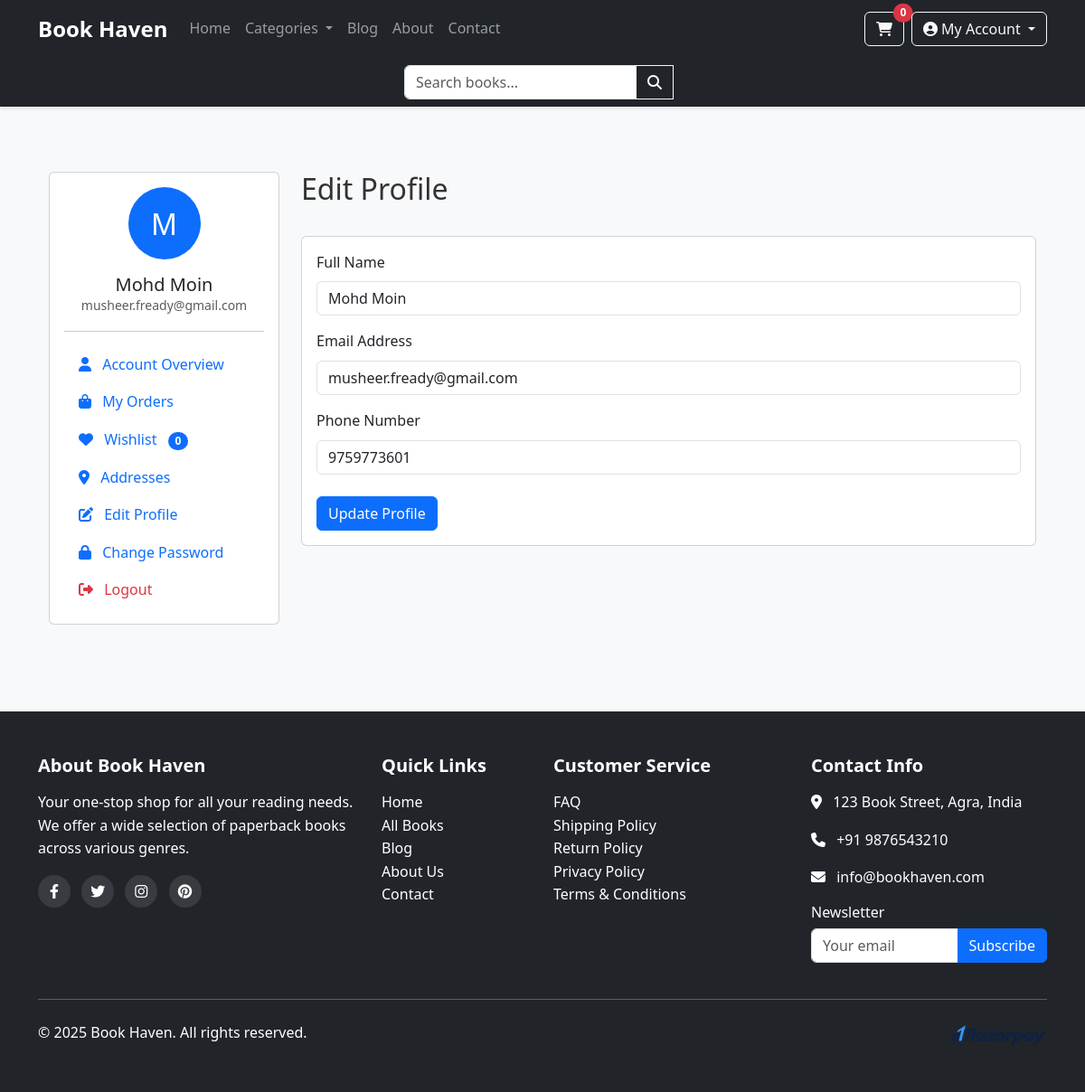
The page /user/edit_profile.php (signed in) on the database its author committed.
### tables this page shows
CREATE TABLE `users` (
  `user_id` int(11) NOT NULL,
  `name` varchar(100) NOT NULL,
  `email` varchar(100) NOT NULL,
  `password` varchar(255) NOT NULL,
  `phone` varchar(20) DEFAULT NULL,
  `is_admin` tinyint(4) NOT NULL DEFAULT 0,
  `created_at` timestamp NOT NULL DEFAULT current_timestamp(),
  `updated_at` timestamp NOT NULL DEFAULT current_timestamp() ON UPDATE current_timestamp()
);

### user/edit_profile.php (the view, shortened to what this page needs)
<?php
require_once '../includes/config.php';
$stmt = $pdo->prepare("SELECT * FROM users WHERE user_id = ?");
$stmt->execute([$_SESSION['user_id']]);
$user = $stmt->fetch();
$errors = [];
require_once '../includes/header.php';
?>
<div class="container py-5">
    <div class="row">
        <div class="col-lg-3 mb-4">
            <?php include 'account_nav.php'; ?>
        </div>
        <div class="col-lg-9">
            <div class="d-flex justify-content-between align-items-center mb-4">
                <h2>Edit Profile</h2>
            </div>
            <div class="card">
                <div class="card-body">
                    <form method="post">
                        <div class="mb-3">
                            <label for="name" class="form-label">Full Name</label>
                            <input type="text" class="form-control <?php echo isset($errors['name']) ? 'is-invalid' : ''; ?>"
                                   id="name" name="name" value="<?php echo htmlspecialchars($user['name']); ?>" required>
                        </div>
                        <div class="mb-3">
                            <label for="email" class="form-label">Email Address</label>
                            <input type="email" class="form-control <?php echo isset($errors['email']) ? 'is-invalid' : ''; ?>"
                                   id="email" name="email" value="<?php echo htmlspecialchars($user['email']); ?>" required>
                        </div>
                        <div class="mb-4">
                            <label for="phone" class="form-label">Phone Number</label>
                            <input type="tel" class="form-control <?php echo isset($errors['phone']) ? 'is-invalid' : ''; ?>"
                                   id="phone" name="phone" value="<?php echo htmlspecialchars($user['phone']); ?>">
                        </div>
                        <button type="submit" class="btn btn-primary">Update Profile</button>
                    </form>
                </div>
            </div>
        </div>
    </div>
</div>
<?php require_once '../includes/footer.php'; ?>

### assets/css/style.css (style rules this page uses)
body { font-family: 'Segoe UI', Tahoma, Geneva, Verdana, sans-serif; background-color: #f8f9fa; color: #333; line-height: 1.6; }
.card { transition: transform 0.3s ease, box-shadow 0.3s ease; }

### rows shown on the page
users: name "Mohd Moin", email "musheer.fready@gmail.com", phone "9759773601"

### other values the page prints
SITE_NAME "Book Haven"
$cart_count ?: 0 "0"
substr($_SESSION['user_name'], 0, 1) "M"
$_SESSION['user_name'] "Mohd Moin"
$_SESSION['user_email'] "musheer.fready@gmail.com"
$stmt->fetchColumn() "0"
